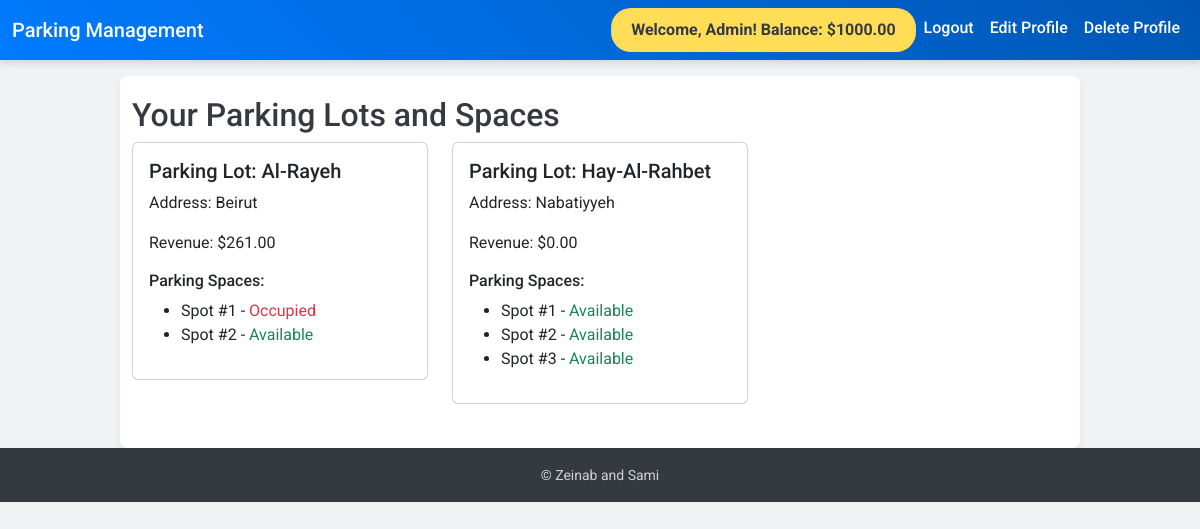
The app's page /my-parking-lots/ (signed in) with its own data.
### myapp/models.py (models this page shows, shortened)
class UserProfile(models.Model):
    user = models.OneToOneField(User, on_delete=models.CASCADE, related_name='profile')
    balance = models.DecimalField(max_digits=10, decimal_places=2, default=Decimal('1000.00'))

class ParkingLot(models.Model):
    name = models.CharField(max_length=100)
    address = models.CharField(max_length=200)
    user = models.ForeignKey(User, on_delete=models.CASCADE, default=1)
    revenue = models.DecimalField(max_digits=10, decimal_places=2, default=0.0)

class ParkingSpace(models.Model):
    parking_lot = models.ForeignKey(ParkingLot, on_delete=models.CASCADE)
    spot_number = models.IntegerField()
    is_occupied = models.BooleanField(default=False)

### myapp/views.py (the view)
# urls.py: path('my-parking-lots/', views.my_parking_lots, name='my_parking_lots'),
def my_parking_lots(request):
    user = request.user
    parking_lots = ParkingLot.objects.filter(user=user)
    parking_lots_with_spaces = []
    for lot in parking_lots:
        spaces = lot.parkingspace_set.all()
        parking_lots_with_spaces.append({
            'lot': lot,
            'spaces': spaces
        })
    bookings = Booking.objects.filter(user=user)
    return render(request, 'my_parking_lots.html', {
        'parking_lots_with_spaces': parking_lots_with_spaces,
        'bookings': bookings
    })

### myapp/templates/my_parking_lots.html
{% extends 'base.html' %}
{% block content %}
<h2>Your Parking Lots and Spaces</h2>
<div class="row">
    {% for lot_data in parking_lots_with_spaces %}
        <div class="col-md-4 mb-4">
            <div class="card">
                <div class="card-body">
                    <h5 class="card-title">Parking Lot: {{ lot_data.lot.name }}</h5>
                    <p class="card-text">Address: {{ lot_data.lot.address }}</p>
                    <p class="card-text">Revenue: ${{ lot_data.lot.revenue }}</p>
                    <h6>Parking Spaces:</h6>
                    <ul>
                        {% for space in lot_data.spaces %}
                            <li>
                                Spot #{{ space.spot_number }} -
                                {% if space.is_occupied %}
                                    <span class="text-danger">Occupied</span>
                                {% else %}
                                    <span class="text-success">Available</span>
                                {% endif %}
                            </li>
                        {% endfor %}
                    </ul>
                </div>
            </div>
        </div>
    {% endfor %}
</div>
{% endblock %}

### myapp/templates/base.html (shortened to what this page needs)
<!DOCTYPE html>
<html lang="en">
<head>
  <link rel="stylesheet" href="https://cdn.jsdelivr.net/npm/bootstrap@5.3.2/dist/css/bootstrap.min.css">
</head>
<body>
  <nav class="navbar navbar-expand-lg navbar-dark">
    <div class="container-fluid">
      <a class="navbar-brand" href="{% url 'home' %}">Parking Management</a>
      <div class="collapse navbar-collapse" id="navbarNav">
        <ul class="navbar-nav ms-auto">
          {% if user.is_authenticated %}
            <li class="nav-item">
              <a class="nav-link welcome" href="#">Welcome, {{ user.username }}! Balance: ${{ user.profile.balance }}</a>
            </li>
            <li class="nav-item">
              <a class="nav-link" href="{% url 'logout' %}">Logout</a>
            </li>
            <li class="nav-item">
              <a class="nav-link" href="{% url 'edit_profile' %}">Edit Profile</a>
            </li>
            <li class="nav-item">
              <a class="nav-link" href="{% url 'delete_profile' %}">Delete Profile</a>
            </li>
          {% endif %}
        </ul>
      </div>
    </div>
  </nav>
  <main class="container mt-3">
    {% block content %}{% endblock %}
  </main>
  <footer class="footer text-center">
    <div class="container">
      <span>&copy; Zeinab and Sami </a></span>
    </div>
  </footer>
</body>
</html>

### myapp/templates/base.html (style rules this page uses)
body { background-color: #eef2f3; font-family: 'Roboto', sans-serif; color: #343a40; margin: 0; }
.navbar { background: linear-gradient(45deg, #007bff, #0056b3); box-shadow: 0px 4px 6px rgba(0, 0, 0, 0.1); }
.navbar-brand, .nav-link { color: #ffffff !important; font-weight: 500; text-transform: capitalize; }
main { background: #ffffff; padding: 20px; border-radius: 8px; box-shadow: 0 4px 8px rgba(0, 0, 0, 0.05); }
.footer { background-color: #343a40; color: #d1d1d1; padding: 15px 0; }
.footer span { font-size: 14px; }
.container.mt-3 { max-width: 960px; }
.navbar .nav-link.welcome { background-color: #ffdd57; color: #343a40 !important; font-weight: bold; padding: 10px 20px; border-radius: 20px; transition: all 0.3s ease-in-out; }

### records on screen
ParkingLot: lot.name "Al-Rayeh", lot.address "Beirut", lot.revenue "261.00"
ParkingSpace: spot_number "1", is_occupied "Occupied"
ParkingSpace: spot_number "2", is_occupied "Available"
ParkingLot: lot.name "Hay-Al-Rahbet", lot.address "Nabatiyyeh", lot.revenue "0.00"
ParkingSpace: spot_number "1", is_occupied "Available"
ParkingSpace: spot_number "2", is_occupied "Available"
ParkingSpace: spot_number "3", is_occupied "Available"

### other values on screen
{{ user.username }} "Admin"
{{ user.profile.balance }} "1000.00"
